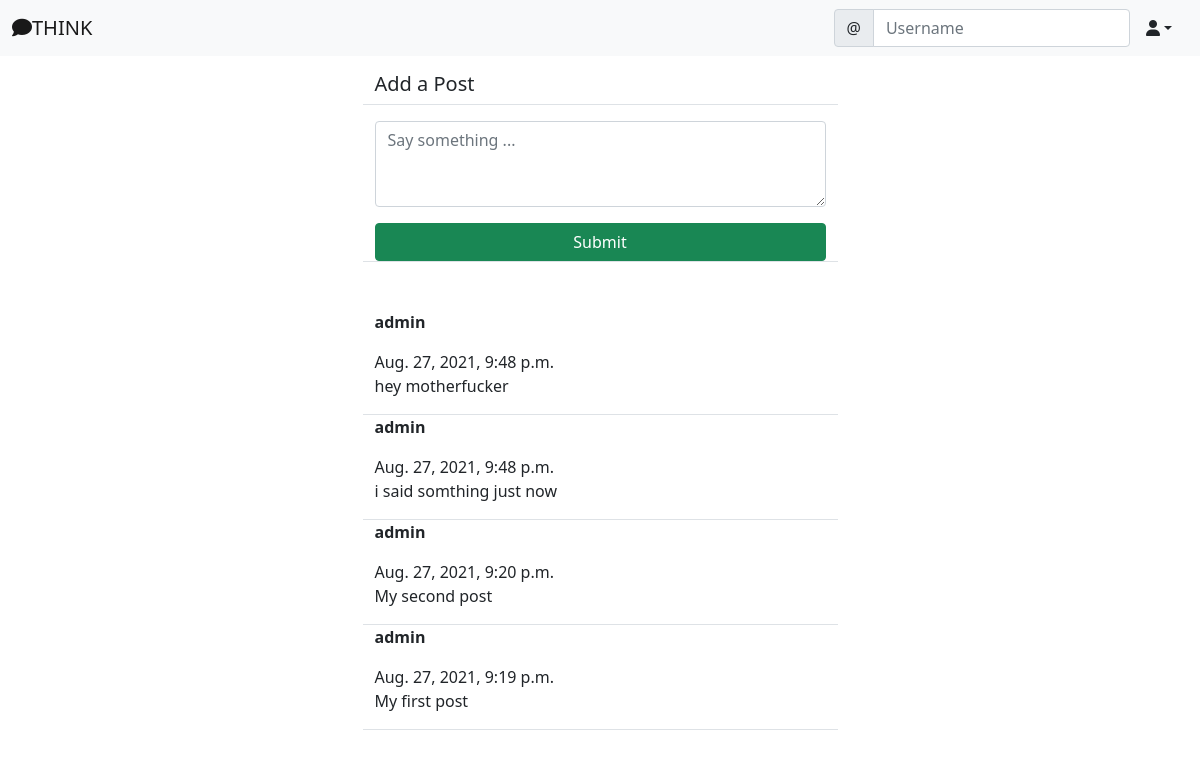
The app's page /social/ (signed in), older data.
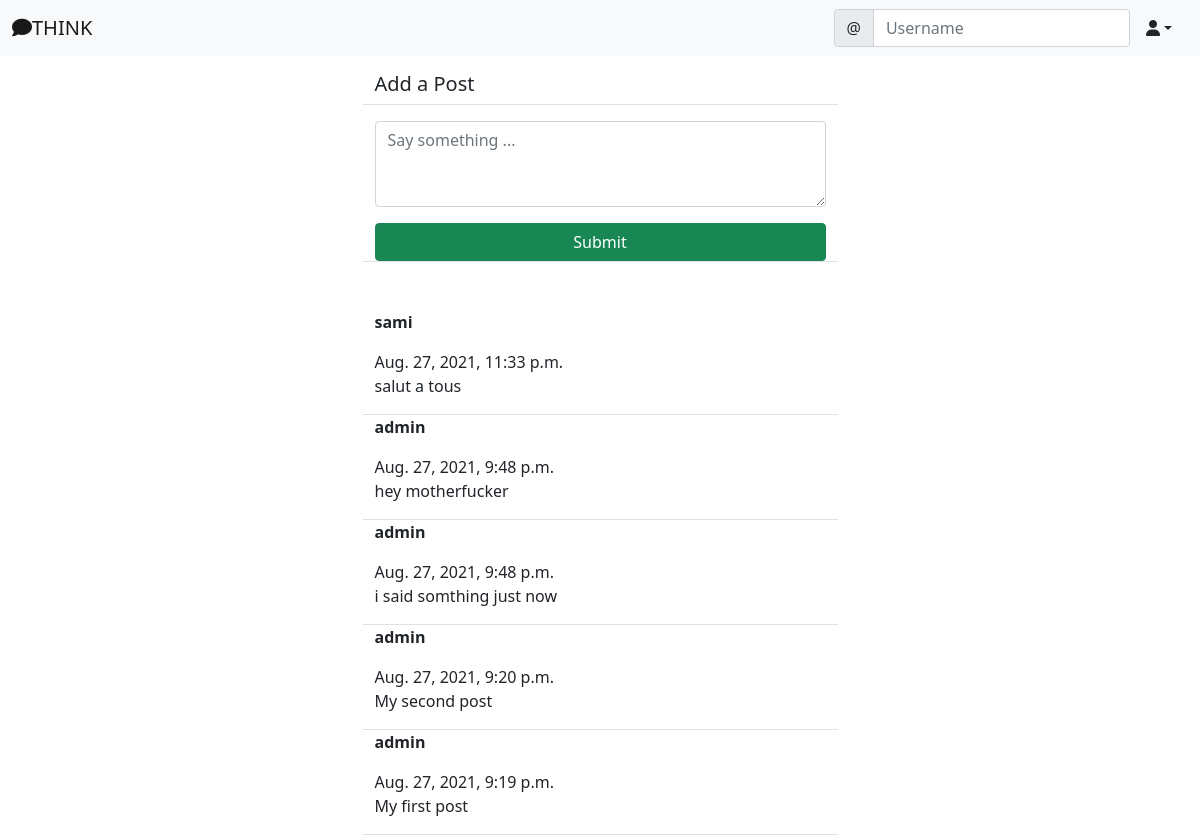
The same page, newer data.
### social/models.py (models this page shows)
class Post(models.Model):
    body = models.TextField()
    created_on = models.DateTimeField(default=timezone.now)
    author = models.ForeignKey(User, on_delete=models.CASCADE)

### social/views.py (the view, shortened to what this page needs)
# urls.py: path('', PostListView.as_view(), name='post-list'),
class PostListView(LoginRequiredMixin, View):
    def get(self, request, *args, **kwargs):
        posts = Post.objects.all().order_by('-created_on')
        form = PostForm()
        context = {
            'post_list': posts,
            'form': form,
        }
        return render(request, 'social/post_list.html', context)

### social/forms.py
class PostForm(forms.ModelForm):
    body = forms.CharField(label='', widget=forms.Textarea(attrs={
        'rows': '3',
        'placeholder': 'Say something ...'
    }))
    class Meta:
        model = Post
        fields = ['body']

### social/templates/social/post_list.html (shortened to what this page needs)
{% extends 'landing/base.html' %}
{% load crispy_forms_tags %}
{% block content %}
    <div class="container">
        <div class="row justify-content-center mt-3">
            <div class="col-md-5 col-sm-12 border-bottom">
                <h5>Add a Post</h5>
            </div>
        </div>
        <div class="row justify-content-center mt-3 mb-5">
            <div class="col-md-5 col-sm-12 border-bottom">
                <form method='POST'>
                    {{ form | crispy }}
                    <div class="d-grid gap-2">
                        <button class="btn btn-success mt-3">Submit</button>
                    </div>
                </form>
            </div>
        </div>
        {% for post in post_list %}
            <div class="row justify-content-center">
                <div class="col-md-5 col-sm-12 border-bottom position-relative">
                    <p><strong>{{ post.author }}</strong></p> {{ post.created_on }}
                    <p>{{ post.body }}</p>
                </div>
            </div>
        {% endfor %}
    </div>
{% endblock content%}

Row changes from the older to the newer data that the page shows:
added Post: author "sami", created_on "Aug. 27, 2021, 11:33 p.m.", body "salut a tous"
